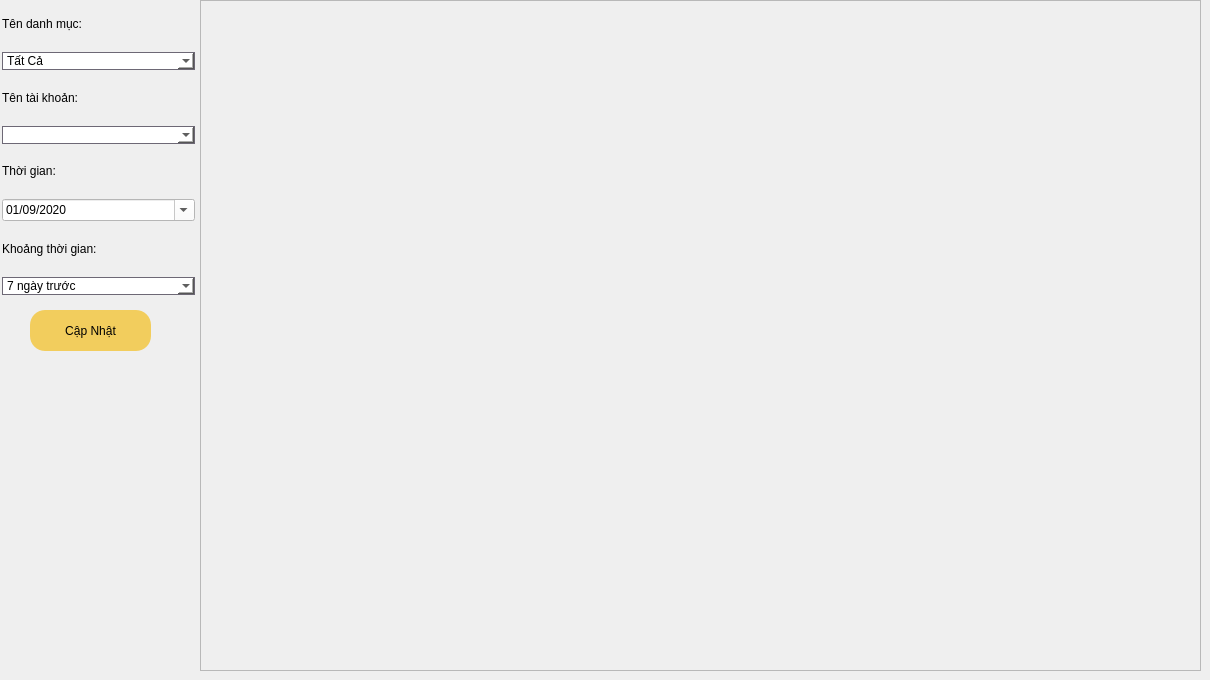
     <widget class="QWidget" name="tab2_P5">
      <attribute name="title">
       <string>Chi Tiêu</string>
      </attribute>
      <widget class="QPushButton" name="btn_P5_CapNhat_tab2">
       <property name="geometry">
        <rect>
         <x>30</x>
         <y>310</y>
         <width>121</width>
         <height>41</height>
        </rect>
       </property>
       <property name="styleSheet">
        <string notr="true">border-radius: 15px;
color: rgb(0, 0, 0);
background-color: #f2cd5d;
font: 75 15pt &quot;MS Shell Dlg 2&quot;;</string>
       </property>
       <property name="text">
        <string>Cập Nhật</string>
       </property>
      </widget>
      <widget class="QFrame" name="frame_P5_tab2">
       <property name="geometry">
        <rect>
         <x>200</x>
         <y>0</y>
         <width>1001</width>
         <height>671</height>
        </rect>
       </property>
       <property name="frameShape">
        <enum>QFrame::StyledPanel</enum>
       </property>
       <property name="frameShadow">
        <enum>QFrame::Raised</enum>
       </property>
      </widget>
      <widget class="QWidget" name="layoutWidget">
       <property name="geometry">
        <rect>
         <x>2</x>
         <y>2</y>
         <width>193</width>
         <height>293</height>
        </rect>
       </property>
       <layout class="QGridLayout" name="gridLayout">
        <item row="0" column="0">
         <widget class="QLabel" name="label_P5_TenDanhMuc_tab2">
          <property name="styleSheet">
           <string notr="true">font: 75 15pt &quot;Segoe UI&quot;;</string>
          </property>
          <property name="text">
           <string>&lt;html&gt;&lt;head/&gt;&lt;body&gt;&lt;p&gt;Tên danh mục:&lt;/p&gt;&lt;/body&gt;&lt;/html&gt;</string>
          </property>
         </widget>
        </item>
        <item row="1" column="0">
         <widget class="QComboBox" name="comboBox_P5_TenDanhMuc_tab2">
          <property name="styleSheet">
           <string notr="true">border-radius: 10px;
border: 1px solid #6d6875;
color: rgb(0, 0, 0);
background-color: rgb(255, 255, 255);
font: 75 14pt &quot;Segoe UI&quot;;</string>
          </property>
          <item>
           <property name="text">
            <string>Tất Cả</string>
           </property>
          </item>
          <item>
           <property name="text">
            <string>Gia Đình</string>
           </property>
          </item>
          <item>
           <property name="text">
            <string>Sức Khoẻ</string>
           </property>
          </item>
          <item>
           <property name="text">
            <string>Mua Sắm</string>
           </property>
          </item>
          <item>
           <property name="text">
            <string>Học Phí</string>
           </property>
          </item>
          <item>
           <property name="text">
            <string>Hoá Đơn</string>
           </property>
          </item>
          <item>
           <property name="text">
            <string>Kinh Doanh</string>
           </property>
          </item>
          <item>
           <property name="text">
            <string>Quà Tặng</string>
           </property>
          </item>
          <item>
           <property name="text">
            <string>Di Chuyển</string>
           </property>
          </item>
          <item>
           <property name="text">
            <string>Giải Trí</string>
           </property>
          </item>
          <item>
           <property name="text">
            <string>Bách Hoá</string>
           </property>
          </item>
          <item>
           <property name="text">
            <string>Khác</string>
           </property>
          </item>
         </widget>
        </item>
        <item row="2" column="0">
         <widget class="QLabel" name="label_P5_TenTaiKhoan_tab2">
          <property name="styleSheet">
           <string notr="true">font: 75 15pt &quot;Segoe UI&quot;;</string>
          </property>
          <property name="text">
           <string>&lt;html&gt;&lt;head/&gt;&lt;body&gt;&lt;p&gt;Tên tài khoản:&lt;/p&gt;&lt;/body&gt;&lt;/html&gt;</string>
          </property>
         </widget>
        </item>
        <item row="3" column="0">
         <widget class="QComboBox" name="comboBox_P5_TenTaiKhoan_tab2">
          <property name="styleSheet">
           <string notr="true">border-radius: 10px;
border: 1px solid #6d6875;
color: rgb(0, 0, 0);
background-color: rgb(255, 255, 255);
font: 75 14pt &quot;Segoe UI&quot;;</string>
          </property>
         </widget>
        </item>
        <item row="4" column="0">
         <widget class="QLabel" name="label_P5_ThoiGian_tab2">
          <property name="styleSheet">
           <string notr="true">font: 75 15pt &quot;Segoe UI&quot;;</string>
          </property>
          <property name="text">
           <string>&lt;html&gt;&lt;head/&gt;&lt;body&gt;&lt;p&gt;Thời gian:&lt;/p&gt;&lt;/body&gt;&lt;/html&gt;</string>
          </property>
         </widget>
        </item>
        <item row="5" column="0">
         <widget class="QDateEdit" name="dateEdit_P5_ThoiGian_tab2">
          <property name="styleSheet">
           <string notr="true">font: 75 18pt &quot;Segoe UI&quot;;
background-color: rgb(255, 255, 255);
color: rgb(0, 0, 0);</string>
          </property>
          <property name="alignment">
           <set>Qt::AlignLeading|Qt::AlignLeft|Qt::AlignVCenter</set>
          </property>
          <property name="currentSection">
           <enum>QDateTimeEdit::DaySection</enum>
          </property>
          <property name="displayFormat">
           <string>dd/MM/yyyy</string>
          </property>
          <property name="calendarPopup">
           <bool>true</bool>
          </property>
          <property name="timeSpec">
           <enum>Qt::LocalTime</enum>
          </property>
          <property name="date">
           <date>
            <year>2020</year>
            <month>9</month>
            <day>1</day>
           </date>
          </property>
         </widget>
        </item>
        <item row="6" column="0">
         <widget class="QLabel" name="label_P5_KhoangThoiGian_tab2">
          <property name="styleSheet">
           <string notr="true">font: 75 15pt &quot;Segoe UI&quot;;</string>
          </property>
          <property name="text">
           <string>&lt;html&gt;&lt;head/&gt;&lt;body&gt;&lt;p&gt;Khoảng thời gian:&lt;/p&gt;&lt;/body&gt;&lt;/html&gt;</string>
          </property>
         </widget>
        </item>
        <item row="7" column="0">
         <widget class="QComboBox" name="comboBox_P5_KhoangThoiGian_tab2">
          <property name="styleSheet">
           <string notr="true">border-radius: 10px;
border: 1px solid #6d6875;
color: rgb(0, 0, 0);
background-color: rgb(255, 255, 255);
font: 75 14pt &quot;Segoe UI&quot;;</string>
          </property>
          <item>
           <property name="text">
            <string>7 ngày trước</string>
           </property>
          </item>
          <item>
           <property name="text">
            <string>30 ngày trước</string>
           </property>
          </item>
          <item>
           <property name="text">
            <string>3 tháng trước</string>
           </property>
          </item>
          <item>
           <property name="text">
            <string>Năm này</string>
           </property>
          </item>
         </widget>
        </item>
       </layout>
      </widget>
     </widget>
